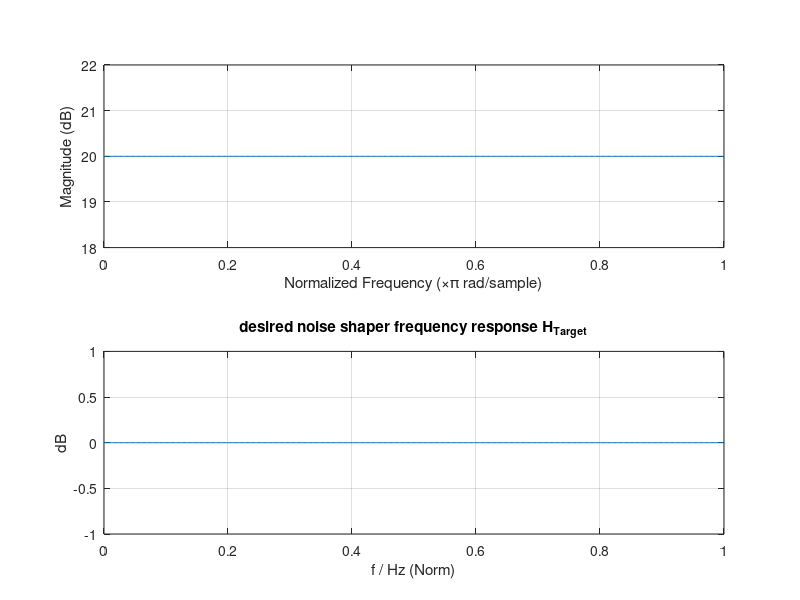
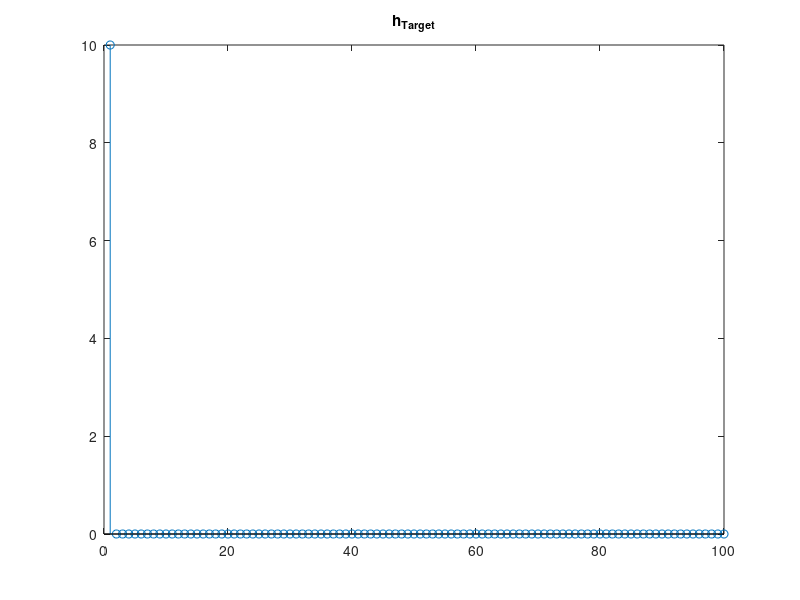

Write the MATLAB code that produced these figures, in order. (Note: this script raises an error after producing the figures.)
function noise_shaper()
    close all;
    load('saved_out_DARM_decreased.mat');
    
    % sampling rate
%     rate_Hz = 524.288e3; 
    rate_Hz = 16.384e3;
%     rate_Hz=length(save_out)/32;
%     rate_Hz=256;
%     
%     exponent=(numel(num2str(rate_Hz))-5);
%     const=10^-exponent;
    % signal duration in seconds
    gcl_s = 32;
    len=gcl_s*rate_Hz;
%     fi=fopen('take_signal_shape.bin','rb');
%     if fi==-1
%         display('error reading file');
%         return
%     end
%     [save_out,~]=fread(fi,len,'real*8');
%     fclose(fi);
%     
    td=save_out';
%     td=resample(td,16384,rate_Hz);
%     rate_Hz=16384;
%     RBW_window=rate_Hz/2.5e3;
%     RBW_power=rate_Hz/2e1;
%     pRef_W=const*rate_Hz/4e6;
%     % *********************************************
%     % spectrum analyzer setup
% %     % *********************************************
%     SAparams = struct('RBW_window_Hz', RBW_window, ...
%                       'RBW_power_Hz', RBW_power, ...
%                       'pRef_W', pRef_W, ...
%                       'NMax', 5000, ...
%                       'filter', 'brickwall', ...
%                       'noisefloor_dB', -150);    
  
%     td(1:10)
%     length(td)
%     td(rate_Hz-1)=0;
%     td(rate_Hz)=0;
    % *********************************************
    % Generate random test signal
    % *********************************************
    % start with white noise
%     td = randn(1, floor(gcl_s * rate_Hz + 0.5));
         %+ 1i * randn(1, floor(gcl_s * rate_Hz + 0.5));
%     length(td)

%     if true
%         % filter to turn it into an oversampled narrow-band signal
%         fd = fft(td);
%         fb = freqbase(numel(fd)) * rate_Hz;
%         fd(abs(fb) > 2*10^(3+exponent)) = 0;
%         td = ifft(fd);
%     end

%     length(td)
%     if false
%         % use real-valued signal
%         td = real(td);
%     else
%         % keep complex-valued but scale
%         td = sqrt(1/2) * td;
%     end
%         
    % *********************************************
    % plot input signal spectrum
    % *********************************************
%     legFig1 = {};
%     legFig1{end+1} = 'input signal, unquantized';
%     td_spectrAnalyzer('signal', dowindow(td), 'gcl_s', gcl_s, SAparams, 'fig', 1, 'plotStyle', 'k');

    % *********************************************
    % Design a filter that reflects the shape of the desired 
    % noise spectrum
    % *********************************************    
  
    % bandstop filter. Removes quantization noise from a bandwidth of
    % rate/4 to rate/3.
    %Order =3 ; 3dB ripple in passband
%     band_stop=(rate_Hz/120);
%     band_pass=(rate_Hz/100);
%     [b, a] = cheby1(3, 3, [band_stop/(rate_Hz/10), band_pass/(rate_Hz/10)], 'stop');
%     display(strcat('stop band is between ',num2str(band_stop/rate_Hz),' Hz and ',num2str(band_pass/rate_Hz),' Hz'));
%     b=1;
%     a=1;
    %high pass filter
    factor=0.8;
    pass_freq=factor*(rate_Hz/2);
%     Hd = designfilt('highpassiir', 'FilterOrder', 4, ...
%              'PassbandFrequency', 5e3, 'PassbandRipple', 3,...
%              'SampleRate', rate_Hz);
%     [b,a]=tf(Hd);
%     [b, a] = cheby1(4, 3, factor, 'high');
    display(strcat('Cutoff frequency is ',num2str(pass_freq),' Hz'));
    
%     %Filter Design High Pass IIR%
%     hpFilt = designfilt('highpassiir', 'FilterOrder', 4, ...
%              'PassbandFrequency', pass_freq, 'PassbandRipple', 3,...
%              'SampleRate', rate_Hz);
%     sos=hpFilt.Coefficients;
%     
%     [b,a]=sos2tf(sos);
%     
    %Filter Design H(z) =1 %
    b=10;
    a=1;

    % *********************************************
    % plot the above filter response (impulse response
    % from quantizer error to output)
    % *********************************************    
    pulse = zeros(1, 100);
    pulse(1) = 1;
    pulse = filter(b, a, pulse);
    figure(33);
    stem(pulse);
    title('h_{Target}');
    
    % *********************************************
    % plot the filter response
    % *********************************************    
%     fNorm_Hz = linspace(0, 1, 10000);
%     fPlot_Hz = rate_Hz * fNorm_Hz;
%     zInv = exp(-2i * pi * fNorm_Hz); 
%     H = polyval(b, zInv) ./ polyval(a, zInv);
    
    figure(2);
    freqz(b,a);
    xlabel('f / Hz (Norm)');
    ylabel('dB');
    grid on;
    title('desired noise shaper frequency response H_{Target}');

    % *********************************************
    % Derive the noise shaper filter from the desired
    % noise frequency response
    % Note: a unit delay is removed by shortening bb.
    % *********************************************    
    bb = b / b(1);
    bb = bb(2:end) - a(2:end);
    sos_s=tf2sos(bb,a);
    [gain,sos_shape]=sos_shuffle(sos_s)
      
    figure(5);
    freqz(bb,a);
    xlabel('f / Hz (Norm)');
    ylabel('dB');
    grid on;
    title('desired noise shaper frequency response H_{Target}*(z^-1)');
%     Hd = dfilt.df2t(bb,a);
%     sos2=tf2sos(bb,a);
    % *********************************************
    % Simulate
    % *********************************************    
    % Signal padding: 
    % replicate the end of the (cyclic!) signal to give the filter
    % time to settle. This part of the result will be discarded.
%     nPad=10^((numel(num2str(length(td)))-2));
% %     nPad=1000;
%     td = [td(end-nPad+1:end) td];

    tdOut1 = zeros(size(td));
    tdOut2 = zeros(size(td));
    
    % "filterState" preserves the delay line content between 
    % invocations to "filter"
    filterState = [];
    
    % quantErr is the quantization error of the -previous- sample
    % (because a unit delay was removed from the filter)
    quantErr = 0;
%     n=numel(bb)
%     l=length(a)
%     SOS=tf2sos(bb,a);

    for ix = 1 : numel(td);
        s = td(ix);
        
        % variant 1: ordinary quantization
        tdOut1(ix) = quant(s);

        % variant 2: quantization with noise shaping
%         if(filterState ~= 0), f_in=filterState
%         end
        
        %[filterOut, filterState] = filter(bb,a, quantErr, filterState);
%             filterOut=sosfilt(SOS,quantErr);
%         if(filterState ~=0), f=filterState
%         end
%         quantIn = s + filterOut;
        quantIn = s + quantErr;
        quantOut = double(quant(quantIn));
        quantErr = -quantOut + quantIn;
        tdOut2(ix) = quantOut;
    end
    

   
    
%     length(filterState)
    % remove signal padding
%     td = td(nPad+1:end);
%     tdOut1 = tdOut1(nPad+1:end);
%     tdOut2 = tdOut2(nPad+1:end);
    %write the output to file to match with C code%%
    fi=fopen('match_data.txt','w');
    fprintf(fi,'%d\n',tdOut2);
    fclose(fi);

%%%% Read C code output , should be commented when MATLAB code is being tested%%%
    fid=fopen('shaped_out.txt','r');
    if fid==-1
        display('error opening file')
    end
    tdOut2C=fscanf(fid,'%d',len);
    tdOut2C=tdOut2C';
    fclose(fid);
    
    
        %****PLOT DATA******%
   %%%% When comparing C And MATLAB %%%%
       figure(4);
    plot(tdOut2);
    grid on;
    title('tdOut2');
    
    
    figure(5);
    plot(tdOut2-tdOut2C);
    grid on;
    title('diff C MATLAB in series values');
    

%    plot_shape(td,td-tdOut1,td-tdOut2,td-tdOut2C,tdOut2-tdOut2C,rate_Hz);
   
   %%%%%%%%%%%%%%%
   
   %%%%Plotting MATLAB Output ONLY %%%%%%%%%
   plot_shape(td,tdOut1,tdOut2,td-tdOut1,td-tdOut2,rate_Hz);
   
%     tdOut2(1:10)
    % *********************************************
    % Plot quantization noise ("-td" subtracts the ideal
    % output and leaves only the error)
%     % *********************************************    
%     td_spectrAnalyzer('signal', dowindow(tdOut1 - td), 'gcl_s', gcl_s, SAparams, 'fig', 1, 'plotStyle', 'r');
%     legFig1{end+1} = 'quantizer output error (no noise shaping)';

%     td_spectrAnalyzer('signal', dowindow(tdOut2-td), 'gcl_s', gcl_s, SAparams, 'fig', 1, 'plotStyle', 'm');
%     legFig1{end+1} = 'quantizer output error (noise shaping)';
% 
%     xlabel('f / Hz');
%     ylabel('dB');
%     title('noise shaping');    
%     grid on;
% %     legend(legFig1);
% 
%     figure(); hold on;
%     plot(real(td), 'k');
%     plot(real(tdOut2), 'b');
    
    
end

% *********************************************
% quantizer model: 
% 18 bit integer round off with clipping
% *********************************************
function sOut = quant(s)
%     sOut=roundfloat(s,18);
    if s>=2^(17)-1
        display('clipping1');
        sOut=int32(2^(17)-1);
    elseif s<=-2^(17)
        sOut=int32(-2^(17));
        display('clipping');
    else
        if s < 0
            sOut=ceil(s);
        else
            sOut=floor(s);
        end
    end
end

%function sOut = quant(s)
%    sOut = 0.1 * (-1 + 2 * (s > 0));
%end

% *********************************************
% frequency corresponding to each FFT bin
% *********************************************
function fb = freqbase(n)
    fb = 0:(n - 1);
    fb = fb + floor(n / 2);
    fb = mod(fb, n);
    fb = fb - floor(n / 2);
    
    fb = fb / n; % now [0..0.5[, [-0.5..0[
end

% *********************************************
% The wanted signal is periodic, but noise shaping does
% not preserve the periodicity because of the noise shaper's
% inherent small oscillations.
% The error is localized to the first and last sample
% Therefore, apply some gentle windowing to head
% and tail of the signal.
% *********************************************
function seq = dowindow(seq)
%     size(seq)
    nWin=10^((numel(num2str(length(seq)))-2));
%     nWin=1000;
    win = linspace(0, 1, nWin+1);
%     size(win)
    win = win(2:end);
%     size(win)
    win = (1-cos(pi*win))/2;
%     size(win)
    seq(1:nWin) = seq(1:nWin) .* win;
    seq(end-nWin+1:end) = seq(end-nWin+1:end) .* fliplr(win);   
end